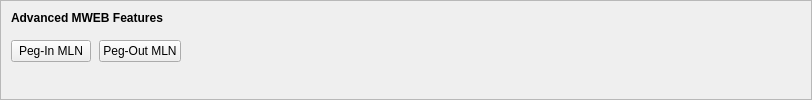
    <widget class="QFrame" name="frameMWEBFeatures">
     <property name="sizePolicy">
      <sizepolicy hsizetype="Expanding" vsizetype="Expanding">
       <horstretch>0</horstretch>
       <verstretch>0</verstretch>
      </sizepolicy>
     </property>
     <property name="maximumSize">
      <size>
       <width>16777215</width>
       <height>16777215</height>
      </size>
     </property>
     <property name="frameShape">
      <enum>QFrame::StyledPanel</enum>
     </property>
     <property name="frameShadow">
      <enum>QFrame::Sunken</enum>
     </property>
     <layout class="QVBoxLayout" name="verticalLayoutMWEBFeatures2">
      <property name="spacing">
       <number>0</number>
      </property>
      <property name="leftMargin">
       <number>0</number>
      </property>
      <property name="topMargin">
       <number>0</number>
      </property>
      <property name="rightMargin">
       <number>0</number>
      </property>
      <property name="bottomMargin">
       <number>6</number>
      </property>
      <item>
       <layout class="QVBoxLayout" name="verticalLayoutMWEBFeatures" stretch="0,0,1">
        <property name="spacing">
         <number>0</number>
        </property>
        <property name="leftMargin">
         <number>10</number>
        </property>
        <property name="topMargin">
         <number>10</number>
        </property>
        <item>
         <layout class="QHBoxLayout" name="horizontalLayoutMWEBFeatures1">
          <property name="bottomMargin">
           <number>15</number>
          </property>
          <item>
           <widget class="QLabel" name="labelMWEBFeatures">
            <property name="sizePolicy">
             <sizepolicy hsizetype="Preferred" vsizetype="Maximum">
              <horstretch>0</horstretch>
              <verstretch>0</verstretch>
             </sizepolicy>
            </property>
            <property name="font">
             <font>
              <weight>75</weight>
              <bold>true</bold>
             </font>
            </property>
            <property name="styleSheet">
             <string notr="true">font-weight:bold;</string>
            </property>
            <property name="text">
             <string>Advanced MWEB Features</string>
            </property>
           </widget>
          </item>
         </layout>
        </item>
        <item>
         <layout class="QHBoxLayout" name="horizontalLayoutMWEBFeatures2" stretch="0,0,0">
          <property name="spacing">
           <number>8</number>
          </property>
          <property name="bottomMargin">
           <number>10</number>
          </property>
          <item>
           <widget class="QPushButton" name="pushButtonMWEBPegIn">
            <property name="styleSheet">
             <string notr="true"/>
            </property>
            <property name="text">
             <string>Peg-In MLN</string>
            </property>
            <property name="checkable">
             <bool>true</bool>
            </property>
            <property name="autoDefault">
             <bool>false</bool>
            </property>
           </widget>
          </item>
          <item>
           <widget class="QPushButton" name="pushButtonMWEBPegOut">
            <property name="styleSheet">
             <string notr="true"/>
            </property>
            <property name="text">
             <string>Peg-Out MLN</string>
            </property>
            <property name="checkable">
             <bool>true</bool>
            </property>
            <property name="autoDefault">
             <bool>false</bool>
            </property>
           </widget>
          </item>
          <item>
           <spacer name="horizontalSpacerMWEBFeatures">
            <property name="orientation">
             <enum>Qt::Horizontal</enum>
            </property>
            <property name="sizeHint" stdset="0">
             <size>
              <width>40</width>
              <height>1</height>
             </size>
            </property>
           </spacer>
          </item>
         </layout>
        </item>
        <item>
         <spacer name="verticalSpacerMWEBFeatures">
          <property name="orientation">
           <enum>Qt::Vertical</enum>
          </property>
          <property name="sizeHint" stdset="0">
           <size>
            <width>800</width>
            <height>1</height>
           </size>
          </property>
         </spacer>
        </item>
       </layout>
      </item>
     </layout>
    </widget>
